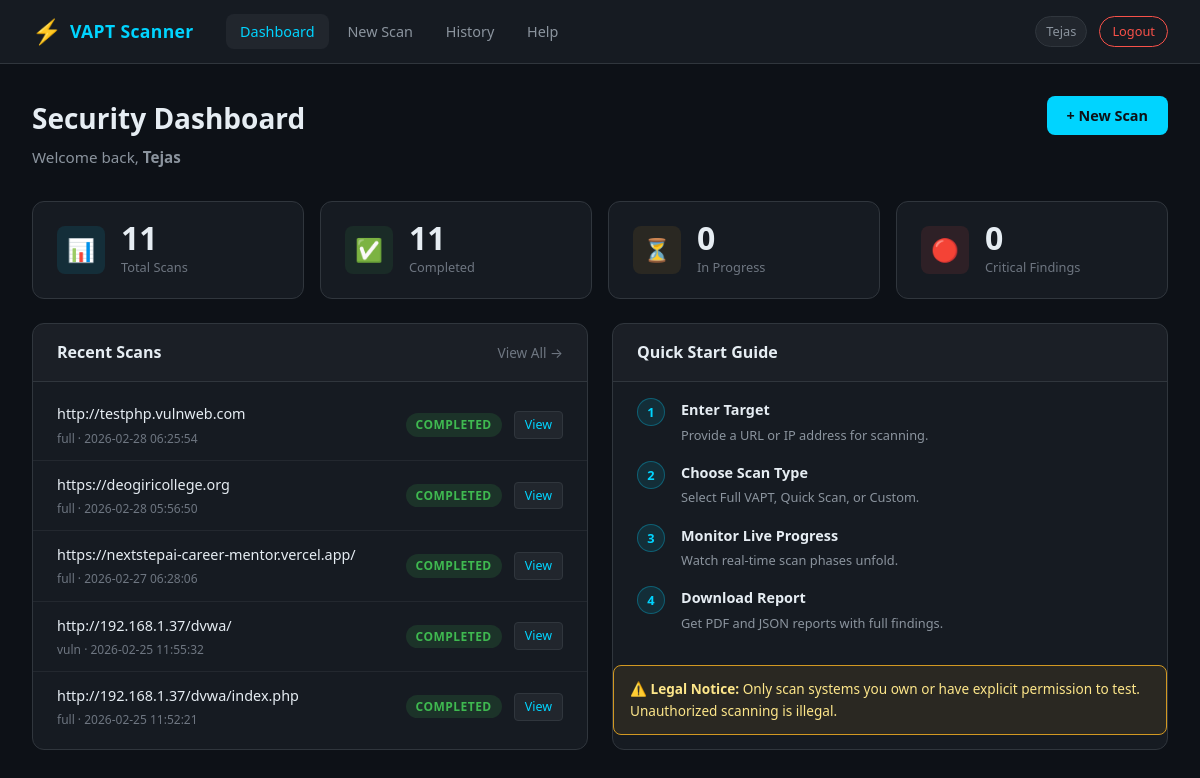
/dashboard (signed in), run on the app's committed database.
### tables this page shows
CREATE TABLE scans (
                id TEXT PRIMARY KEY,
                user_id INTEGER NOT NULL,
                target TEXT NOT NULL,
                scan_type TEXT DEFAULT 'full',
                status TEXT DEFAULT 'running',
                results TEXT,
                critical_count INTEGER DEFAULT 0,
                high_count INTEGER DEFAULT 0,
                medium_count INTEGER DEFAULT 0,
                low_count INTEGER DEFAULT 0,
                created_at TIMESTAMP DEFAULT CURRENT_TIMESTAMP,
                updated_at TIMESTAMP DEFAULT CURRENT_TIMESTAMP,
                FOREIGN KEY (user_id) REFERENCES users(id)
            );

### app.py (the view)
@app.route('/dashboard')
def dashboard():
    if 'user_id' not in session:
        return redirect(url_for('login'))
    scans = db.get_scans_by_user(session['user_id'])
    stats = {
        'total': len(scans),
        'completed': sum(1 for s in scans if s['status'] == 'completed'),
        'running': sum(1 for s in scans if s['status'] == 'running'),
        'critical': sum(1 for s in scans if s.get('critical_count', 0) > 0)
    }
    return render_template('dashboard.html', scans=scans[:5], stats=stats)

### modules/database.py (called while the page is built)
    def get_conn(self):
        conn = sqlite3.connect(self.db_path)
        conn.row_factory = sqlite3.Row
        return conn

    def get_scans_by_user(self, user_id):
        conn = self.get_conn()
        scans = conn.execute('''
            SELECT * FROM scans WHERE user_id = ? ORDER BY created_at DESC
        ''', (user_id,)).fetchall()
        conn.close()
        return [dict(s) for s in scans]

### templates/dashboard.html (shortened to what this page needs)
{% extends "base.html" %}
{% block extra_css %}
<link rel="stylesheet" href="{{ url_for('static', filename='css/dashboard.css') }}">
{% endblock %}
{% block content %}
<div class="page-header">
    <div>
        <h1 class="page-title">Security Dashboard</h1>
        <p class="page-subtitle">Welcome back, <strong>{{ session.username }}</strong></p>
    </div>
    <a href="{{ url_for('scan') }}" class="btn-primary">+ New Scan</a>
</div>
<div class="stats-grid">
    <div class="stat-card">
        <div class="stat-icon stat-icon--blue">📊</div>
        <div class="stat-info">
            <div class="stat-value">{{ stats.total }}</div>
            <div class="stat-label">Total Scans</div>
        </div>
    </div>
    <div class="stat-card">
        <div class="stat-icon stat-icon--green">✅</div>
        <div class="stat-info">
            <div class="stat-value">{{ stats.completed }}</div>
            <div class="stat-label">Completed</div>
        </div>
    </div>
    <div class="stat-card">
        <div class="stat-icon stat-icon--yellow">⏳</div>
        <div class="stat-info">
            <div class="stat-value">{{ stats.running }}</div>
            <div class="stat-label">In Progress</div>
        </div>
    </div>
    <div class="stat-card">
        <div class="stat-icon stat-icon--red">🔴</div>
        <div class="stat-info">
            <div class="stat-value">{{ stats.critical }}</div>
            <div class="stat-label">Critical Findings</div>
        </div>
    </div>
</div>
<div class="dashboard-grid">
    <div class="panel">
        <div class="panel-header">
            <h2 class="panel-title">Recent Scans</h2>
            <a href="{{ url_for('history') }}" class="link-muted">View All →</a>
        </div>
        {% if scans %}
        <div class="scan-list">
            {% for scan in scans %}
            <div class="scan-item">
                <div class="scan-info">
                    <span class="scan-target">{{ scan.target }}</span>
                    <span class="scan-meta">{{ scan.scan_type }} · {{ scan.created_at }}</span>
                </div>
                <div class="scan-right">
                    <span class="badge badge--{{ scan.status }}">{{ scan.status }}</span>
                    {% if scan.status == 'completed' %}
                    <a href="{{ url_for('scan_results', scan_id=scan.id) }}" class="btn-sm">View</a>
                    {% endif %}
                </div>
            </div>
            {% endfor %}
        </div>
        {% else %}
        <div class="empty-state">
            <div class="empty-icon">🔍</div>
            <p>No scans yet. Start your first VAPT assessment.</p>
            <a href="{{ url_for('scan') }}" class="btn-primary">Start Scan</a>
        </div>
        {% endif %}
    </div>
    <div class="panel">
        <div class="panel-header">
            <h2 class="panel-title">Quick Start Guide</h2>
        </div>
        <div class="quick-guide">
            <div class="guide-step">
                <span class="step-num">1</span>
                <div>
                    <strong>Enter Target</strong>
                    <p>Provide a URL or IP address for scanning.</p>
                </div>
            </div>
            <div class="guide-step">
                <span class="step-num">2</span>
                <div>
                    <strong>Choose Scan Type</strong>
                    <p>Select Full VAPT, Quick Scan, or Custom.</p>
                </div>
            </div>
            <div class="guide-step">
                <span class="step-num">3</span>
                <div>
                    <strong>Monitor Live Progress</strong>
                    <p>Watch real-time scan phases unfold.</p>
                </div>
            </div>
            <div class="guide-step">
                <span class="step-num">4</span>
                <div>
                    <strong>Download Report</strong>
                    <p>Get PDF and JSON reports with full findings.</p>
                </div>
            </div>
        </div>
        <div class="warning-box">
            <strong>⚠️ Legal Notice:</strong> Only scan systems you own or have explicit permission to test.
            Unauthorized scanning is illegal.
        </div>
    </div>
</div>
{% endblock %}

### templates/base.html (shortened to what this page needs)
<!DOCTYPE html>
<html lang="en">
<head>
    <link rel="stylesheet" href="{{ url_for('static', filename='css/main.css') }}">
    {% block extra_css %}{% endblock %}
</head>
<body class="{% block body_class %}{% endblock %}">
{% if session.user_id %}
<nav class="navbar">
    <div class="nav-brand">
        <span class="nav-logo">⚡</span>
        <span class="nav-title">VAPT Scanner</span>
    </div>
    <ul class="nav-links">
        <li><a href="{{ url_for('dashboard') }}" class="{% if request.endpoint == 'dashboard' %}active{% endif %}">
            Dashboard
        </a></li>
        <li><a href="{{ url_for('scan') }}" class="{% if request.endpoint == 'scan' %}active{% endif %}">
            New Scan
        </a></li>
        <li><a href="{{ url_for('history') }}" class="{% if request.endpoint == 'history' %}active{% endif %}">
            History
        </a></li>
        <li><a href="{{ url_for('help_page') }}" class="{% if request.endpoint == 'help_page' %}active{% endif %}">
            Help
        </a></li>
    </ul>
    <div class="nav-user">
        <span class="user-badge">{{ session.username }}</span>
        <a href="{{ url_for('logout') }}" class="btn-logout">Logout</a>
    </div>
</nav>
{% endif %}
<main class="main-content">
    {% block content %}{% endblock %}
</main>
</body>
</html>

### static/css/main.css (style rules this page uses)
:root { --bg-primary: #0d1117; --bg-secondary: #161b22; --bg-tertiary: #21262d; --border: #30363d; --text-primary: #e6edf3; --text-secondary: #8b949e; --text-muted: #6e7681; --accent: #00d4ff; --accent-dark: #0099cc; --success: #3fb950; --warning: #d29922; --danger: #f85149; --critical: #ff0040; --high: #ff6b35; --medium: #f0a500; --low: #3fb950; --info: #58a6ff; --radius: 8px; --radius-lg: 12px; --shadow: 0 4px 16px rgba(0,0,0,0.4); --shadow-sm: 0 2px 8px rgba(0,0,0,0.3); --font: 'Segoe UI', system-ui, -apple-system, sans-serif; --font-mono: 'Cascadia Code', 'Fira Code', 'Consolas', monospace; --nav-height: 64px; }
*, *::before, *::after { box-sizing: border-box; margin: 0; padding: 0; }
html { scroll-behavior: smooth; }
body { font-family: var(--font); background: var(--bg-primary); color: var(--text-primary); min-height: 100vh; line-height: 1.6; }
a { color: var(--accent); text-decoration: none; }
.navbar { position: sticky; top: 0; z-index: 100; display: flex; align-items: center; gap: 2rem; height: var(--nav-height); padding: 0 2rem; background: var(--bg-secondary); border-bottom: 1px solid var(--border); backdrop-filter: blur(8px); }
.nav-brand { display: flex; align-items: center; gap: 0.5rem; flex-shrink: 0; }
.nav-logo { font-size: 1.5rem; }
.nav-title { font-size: 1.1rem; font-weight: 700; color: var(--accent); letter-spacing: 0.02em; }
.nav-links { display: flex; list-style: none; gap: 0.25rem; flex: 1; }
.nav-links a { display: block; padding: 0.4rem 0.9rem; border-radius: var(--radius); color: var(--text-secondary); font-size: 0.9rem; font-weight: 500; transition: background 0.15s, color 0.15s; text-decoration: none; }
.nav-links a:hover, .nav-links a.active { background: var(--bg-tertiary); color: var(--text-primary); }
.nav-links a.active { color: var(--accent); }
.nav-user { display: flex; align-items: center; gap: 0.75rem; margin-left: auto; }
.user-badge { font-size: 0.8rem; color: var(--text-secondary); background: var(--bg-tertiary); padding: 4px 10px; border-radius: 20px; border: 1px solid var(--border); }
.btn-logout { font-size: 0.8rem; color: var(--danger); border: 1px solid var(--danger); padding: 4px 12px; border-radius: 20px; transition: background 0.15s; text-decoration: none; }
.main-content { max-width: 1280px; margin: 0 auto; padding: 2rem; }
.page-header { display: flex; align-items: flex-start; justify-content: space-between; margin-bottom: 2rem; flex-wrap: wrap; gap: 1rem; }
.page-title { font-size: 1.75rem; font-weight: 700; color: var(--text-primary); }
.page-subtitle { color: var(--text-secondary); font-size: 0.95rem; margin-top: 0.25rem; }
.btn-primary { display: inline-flex; align-items: center; gap: 0.5rem; padding: 0.5rem 1.25rem; background: var(--accent); color: var(--bg-primary); border: none; border-radius: var(--radius); font-size: 0.9rem; font-weight: 600; cursor: pointer; transition: background 0.15s, transform 0.1s; text-decoration: none; }
.btn-sm { display: inline-block; padding: 3px 10px; font-size: 0.78rem; border-radius: 4px; background: var(--bg-tertiary); color: var(--accent); border: 1px solid var(--border); cursor: pointer; text-decoration: none; transition: background 0.15s; }
.panel { background: var(--bg-secondary); border: 1px solid var(--border); border-radius: var(--radius-lg); overflow: hidden; margin-bottom: 1.5rem; }
.panel-header { display: flex; align-items: center; justify-content: space-between; padding: 1rem 1.5rem; border-bottom: 1px solid var(--border); background: rgba(255,255,255,0.02); }
.panel-title { font-size: 1rem; font-weight: 600; color: var(--text-primary); }
.link-muted { font-size: 0.85rem; color: var(--text-muted); }
.badge { display: inline-block; padding: 2px 10px; border-radius: 20px; font-size: 0.75rem; font-weight: 600; text-transform: uppercase; letter-spacing: 0.04em; }
.badge--completed { background: rgba(63,185,80,0.15); color: var(--success); }
.warning-box { background: rgba(210,153,34,0.1); border: 1px solid var(--warning); border-radius: var(--radius); padding: 0.75rem 1rem; font-size: 0.85rem; color: #fde68a; margin-top: 1rem; }

### data on the page
scans: target "http://testphp.vulnweb.com", scan_type "full", created_at "2026-02-28 06:25:54", status "COMPLETED"
scans: target "https://deogiricollege.org", scan_type "full", created_at "2026-02-28 05:56:50", status "COMPLETED"
scans: target "https://nextstepai-career-mentor.vercel.app/", scan_type "full", created_at "2026-02-27 06:28:06", status "COMPLETED"
scans: target "http://192.168.1.37/dvwa/", scan_type "vuln", created_at "2026-02-25 11:55:32", status "COMPLETED"
scans: target "http://192.168.1.37/dvwa/index.php", scan_type "full", created_at "2026-02-25 11:52:21", status "COMPLETED"

### other printed values
{{ session.username }} "Tejas"
{{ stats.total }} "11"
{{ stats.completed }} "11"
{{ stats.running }} "0"
{{ stats.critical }} "0"
